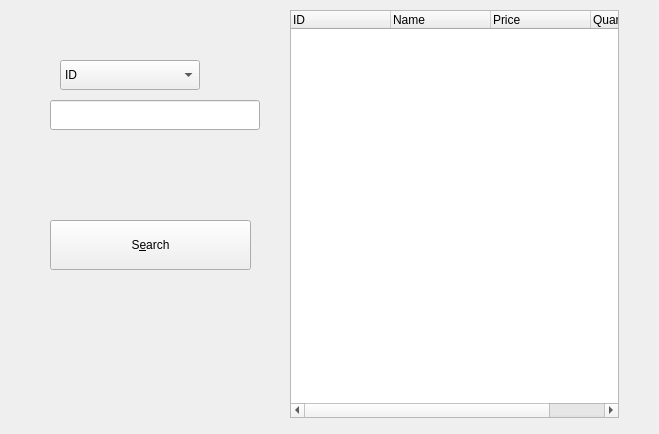
<?xml version="1.0" encoding="UTF-8"?>
<ui version="4.0">
 <class>Form</class>
 <widget class="QWidget" name="Form">
  <property name="geometry">
   <rect>
    <x>0</x>
    <y>0</y>
    <width>659</width>
    <height>434</height>
   </rect>
  </property>
  <property name="windowTitle">
   <string>Form</string>
  </property>
  <widget class="QComboBox" name="searchComboBox">
   <property name="geometry">
    <rect>
     <x>60</x>
     <y>60</y>
     <width>140</width>
     <height>30</height>
    </rect>
   </property>
   <item>
    <property name="text">
     <string>ID</string>
    </property>
   </item>
   <item>
    <property name="text">
     <string>Name</string>
    </property>
   </item>
   <item>
    <property name="text">
     <string>Phone Number</string>
    </property>
   </item>
   <item>
    <property name="text">
     <string>Address</string>
    </property>
   </item>
  </widget>
  <widget class="QTreeWidget" name="searchTreeWidget">
   <property name="geometry">
    <rect>
     <x>290</x>
     <y>10</y>
     <width>329</width>
     <height>408</height>
    </rect>
   </property>
   <property name="rootIsDecorated">
    <bool>false</bool>
   </property>
   <column>
    <property name="text">
     <string>ID</string>
    </property>
   </column>
   <column>
    <property name="text">
     <string>Name</string>
    </property>
   </column>
   <column>
    <property name="text">
     <string>Price</string>
    </property>
   </column>
   <column>
    <property name="text">
     <string>Quantity</string>
    </property>
   </column>
  </widget>
  <widget class="QLineEdit" name="searchLineEdit">
   <property name="geometry">
    <rect>
     <x>50</x>
     <y>100</y>
     <width>210</width>
     <height>30</height>
    </rect>
   </property>
  </widget>
  <widget class="QPushButton" name="searchPushButton">
   <property name="geometry">
    <rect>
     <x>50</x>
     <y>220</y>
     <width>201</width>
     <height>50</height>
    </rect>
   </property>
   <property name="text">
    <string>S&amp;earch</string>
   </property>
  </widget>
 </widget>
 <resources/>
 <connections/>
</ui>
